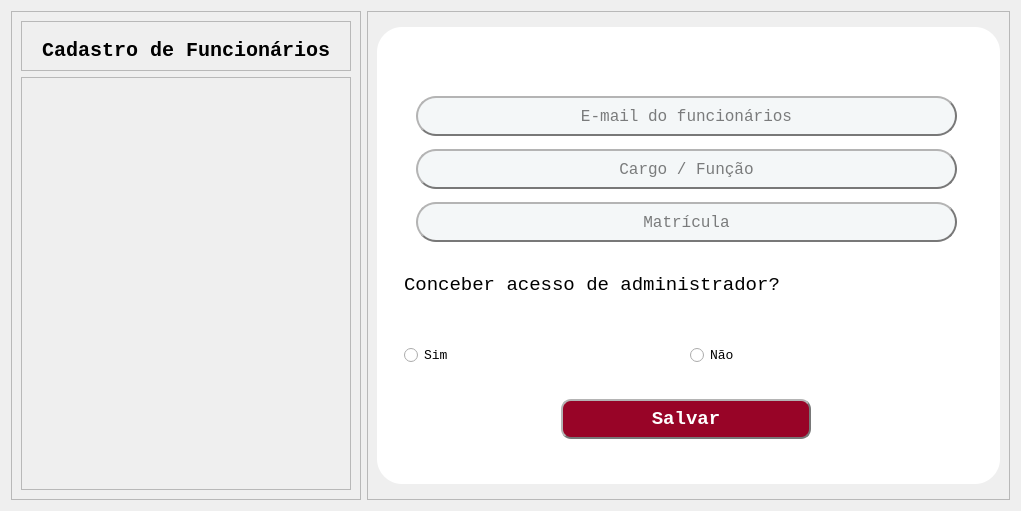
      <widget class="QWidget" name="funcionarios_cad_pg">
       <layout class="QHBoxLayout" name="horizontalLayout_25">
        <item>
         <widget class="QFrame" name="frame_45">
          <property name="minimumSize">
           <size>
            <width>350</width>
            <height>0</height>
           </size>
          </property>
          <property name="frameShape">
           <enum>QFrame::StyledPanel</enum>
          </property>
          <property name="frameShadow">
           <enum>QFrame::Raised</enum>
          </property>
          <layout class="QVBoxLayout" name="verticalLayout_58">
           <item>
            <widget class="QFrame" name="data_change_txt_grid_3">
             <property name="maximumSize">
              <size>
               <width>16777215</width>
               <height>50</height>
              </size>
             </property>
             <property name="frameShape">
              <enum>QFrame::StyledPanel</enum>
             </property>
             <property name="frameShadow">
              <enum>QFrame::Raised</enum>
             </property>
             <layout class="QVBoxLayout" name="verticalLayout_59">
              <property name="leftMargin">
               <number>20</number>
              </property>
              <property name="bottomMargin">
               <number>0</number>
              </property>
              <item>
               <widget class="QLabel" name="meus_dados_text2_3">
                <property name="font">
                 <font>
                  <family>Lucida Console</family>
                  <pointsize>15</pointsize>
                  <weight>75</weight>
                  <bold>true</bold>
                 </font>
                </property>
                <property name="text">
                 <string>Cadastro de Funcionários</string>
                </property>
               </widget>
              </item>
             </layout>
            </widget>
           </item>
           <item>
            <widget class="QFrame" name="data_chance_icon_grid_3">
             <property name="frameShape">
              <enum>QFrame::StyledPanel</enum>
             </property>
             <property name="frameShadow">
              <enum>QFrame::Raised</enum>
             </property>
             <layout class="QVBoxLayout" name="verticalLayout_60">
              <item>
               <widget class="QLabel" name="user_icon2_3">
                <property name="maximumSize">
                 <size>
                  <width>250</width>
                  <height>250</height>
                 </size>
                </property>
                <property name="text">
                 <string/>
                </property>
                <property name="pixmap">
                 <pixmap resource="icons.qrc">:/icons/telas e icons/icons/Bianca/Icones e Imagens/IconeFotoFuncionarioAmpliada.svg</pixmap>
                </property>
                <property name="scaledContents">
                 <bool>true</bool>
                </property>
                <property name="alignment">
                 <set>Qt::AlignCenter</set>
                </property>
               </widget>
              </item>
             </layout>
            </widget>
           </item>
          </layout>
         </widget>
        </item>
        <item>
         <widget class="QFrame" name="frame_46">
          <property name="frameShape">
           <enum>QFrame::StyledPanel</enum>
          </property>
          <property name="frameShadow">
           <enum>QFrame::Raised</enum>
          </property>
          <layout class="QVBoxLayout" name="verticalLayout_61">
           <item>
            <widget class="QFrame" name="superior_adequar_4">
             <property name="maximumSize">
              <size>
               <width>16777215</width>
               <height>50</height>
              </size>
             </property>
             <property name="frameShape">
              <enum>QFrame::StyledPanel</enum>
             </property>
             <property name="frameShadow">
              <enum>QFrame::Raised</enum>
             </property>
            </widget>
           </item>
           <item alignment="Qt::AlignVCenter">
            <widget class="QFrame" name="frame_47">
             <property name="minimumSize">
              <size>
               <width>623</width>
               <height>457</height>
              </size>
             </property>
             <property name="maximumSize">
              <size>
               <width>623</width>
               <height>457</height>
              </size>
             </property>
             <property name="styleSheet">
              <string notr="true">background-color: rgb(255, 255, 255);
border-radius: 25px;
border-style: outset;
</string>
             </property>
             <property name="frameShape">
              <enum>QFrame::StyledPanel</enum>
             </property>
             <property name="frameShadow">
              <enum>QFrame::Raised</enum>
             </property>
             <layout class="QVBoxLayout" name="verticalLayout_62">
              <item>
               <widget class="QFrame" name="frame_48">
                <property name="sizePolicy">
                 <sizepolicy hsizetype="Preferred" vsizetype="Preferred">
                  <horstretch>0</horstretch>
                  <verstretch>0</verstretch>
                 </sizepolicy>
                </property>
                <property name="minimumSize">
                 <size>
                  <width>601</width>
                  <height>30</height>
                 </size>
                </property>
                <property name="maximumSize">
                 <size>
                  <width>601</width>
                  <height>30</height>
                 </size>
                </property>
                <property name="frameShape">
                 <enum>QFrame::StyledPanel</enum>
                </property>
                <property name="frameShadow">
                 <enum>QFrame::Raised</enum>
                </property>
                <layout class="QVBoxLayout" name="verticalLayout_63">
                 <property name="spacing">
                  <number>10</number>
                 </property>
                 <property name="leftMargin">
                  <number>30</number>
                 </property>
                 <property name="topMargin">
                  <number>0</number>
                 </property>
                 <property name="rightMargin">
                  <number>30</number>
                 </property>
                 <property name="bottomMargin">
                  <number>0</number>
                 </property>
                </layout>
               </widget>
              </item>
              <item>
               <widget class="QFrame" name="frame_52">
                <property name="minimumSize">
                 <size>
                  <width>601</width>
                  <height>155</height>
                 </size>
                </property>
                <property name="maximumSize">
                 <size>
                  <width>601</width>
                  <height>125</height>
                 </size>
                </property>
                <property name="frameShape">
                 <enum>QFrame::StyledPanel</enum>
                </property>
                <property name="frameShadow">
                 <enum>QFrame::Raised</enum>
                </property>
                <layout class="QVBoxLayout" name="verticalLayout_66">
                 <property name="spacing">
                  <number>10</number>
                 </property>
                 <property name="leftMargin">
                  <number>30</number>
                 </property>
                 <property name="topMargin">
                  <number>0</number>
                 </property>
                 <property name="rightMargin">
                  <number>30</number>
                 </property>
                 <property name="bottomMargin">
                  <number>0</number>
                 </property>
                 <item>
                  <widget class="QLineEdit" name="email_funcionario_edt">
                   <property name="minimumSize">
                    <size>
                     <width>0</width>
                     <height>40</height>
                    </size>
                   </property>
                   <property name="font">
                    <font>
                     <family>Lucida Console</family>
                     <pointsize>12</pointsize>
                     <weight>50</weight>
                     <bold>false</bold>
                    </font>
                   </property>
                   <property name="styleSheet">
                    <string notr="true">background-color: rgb(244, 247, 248);
border-radius: 20px;
border-style: outset;
border-width: 2px;
border-color: rgb(120, 120, 120);</string>
                   </property>
                   <property name="alignment">
                    <set>Qt::AlignCenter</set>
                   </property>
                   <property name="placeholderText">
                    <string>E-mail do funcionários</string>
                   </property>
                  </widget>
                 </item>
                 <item>
                  <widget class="QLineEdit" name="cargo_edt">
                   <property name="minimumSize">
                    <size>
                     <width>0</width>
                     <height>40</height>
                    </size>
                   </property>
                   <property name="font">
                    <font>
                     <family>Lucida Console</family>
                     <pointsize>12</pointsize>
                    </font>
                   </property>
                   <property name="styleSheet">
                    <string notr="true">background-color: rgb(244, 247, 248);
border-radius: 20px;
border-style: outset;
border-width: 2px;
border-color: rgb(120, 120, 120);</string>
                   </property>
                   <property name="echoMode">
                    <enum>QLineEdit::Normal</enum>
                   </property>
                   <property name="alignment">
                    <set>Qt::AlignCenter</set>
                   </property>
                   <property name="placeholderText">
                    <string>Cargo / Função</string>
                   </property>
                  </widget>
                 </item>
                 <item>
                  <widget class="QLineEdit" name="matricula_edt">
                   <property name="minimumSize">
                    <size>
                     <width>0</width>
                     <height>40</height>
                    </size>
                   </property>
                   <property name="font">
                    <font>
                     <family>Lucida Console</family>
                     <pointsize>12</pointsize>
                    </font>
                   </property>
                   <property name="styleSheet">
                    <string notr="true">background-color: rgb(244, 247, 248);
border-radius: 20px;
border-style: outset;
border-width: 2px;
border-color: rgb(120, 120, 120);</string>
                   </property>
                   <property name="echoMode">
                    <enum>QLineEdit::Normal</enum>
                   </property>
                   <property name="alignment">
                    <set>Qt::AlignCenter</set>
                   </property>
                   <property name="placeholderText">
                    <string>Matrícula</string>
                   </property>
                  </widget>
                 </item>
                </layout>
               </widget>
              </item>
              <item>
               <widget class="QFrame" name="frame_49">
                <property name="sizePolicy">
                 <sizepolicy hsizetype="Preferred" vsizetype="Expanding">
                  <horstretch>0</horstretch>
                  <verstretch>0</verstretch>
                 </sizepolicy>
                </property>
                <property name="minimumSize">
                 <size>
                  <width>601</width>
                  <height>125</height>
                 </size>
                </property>
                <property name="maximumSize">
                 <size>
                  <width>601</width>
                  <height>97</height>
                 </size>
                </property>
                <property name="frameShape">
                 <enum>QFrame::StyledPanel</enum>
                </property>
                <property name="frameShadow">
                 <enum>QFrame::Raised</enum>
                </property>
                <layout class="QVBoxLayout" name="verticalLayout_67">
                 <item alignment="Qt::AlignTop">
                  <widget class="QFrame" name="frame_50">
                   <property name="font">
                    <font>
                     <pointsize>5</pointsize>
                    </font>
                   </property>
                   <property name="frameShape">
                    <enum>QFrame::StyledPanel</enum>
                   </property>
                   <property name="frameShadow">
                    <enum>QFrame::Raised</enum>
                   </property>
                   <layout class="QVBoxLayout" name="verticalLayout_64">
                    <item alignment="Qt::AlignLeft">
                     <widget class="QLabel" name="label_22">
                      <property name="font">
                       <font>
                        <family>Lucida Console</family>
                        <pointsize>14</pointsize>
                       </font>
                      </property>
                      <property name="text">
                       <string>Conceber acesso de administrador?</string>
                      </property>
                     </widget>
                    </item>
                   </layout>
                  </widget>
                 </item>
                 <item alignment="Qt::AlignBottom">
                  <widget class="QFrame" name="frame_51">
                   <property name="frameShape">
                    <enum>QFrame::StyledPanel</enum>
                   </property>
                   <property name="frameShadow">
                    <enum>QFrame::Raised</enum>
                   </property>
                   <layout class="QHBoxLayout" name="horizontalLayout_23">
                    <item alignment="Qt::AlignLeft">
                     <widget class="QRadioButton" name="confirm_sim">
                      <property name="font">
                       <font>
                        <family>Lucida Console</family>
                        <pointsize>10</pointsize>
                       </font>
                      </property>
                      <property name="text">
                       <string>Sim</string>
                      </property>
                     </widget>
                    </item>
                    <item alignment="Qt::AlignLeft">
                     <widget class="QRadioButton" name="confirm_nao">
                      <property name="font">
                       <font>
                        <family>Lucida Console</family>
                        <pointsize>10</pointsize>
                       </font>
                      </property>
                      <property name="text">
                       <string>Não</string>
                      </property>
                     </widget>
                    </item>
                   </layout>
                  </widget>
                 </item>
                </layout>
               </widget>
              </item>
              <item>
               <widget class="QFrame" name="frame_53">
                <property name="minimumSize">
                 <size>
                  <width>601</width>
                  <height>96</height>
                 </size>
                </property>
                <property name="maximumSize">
                 <size>
                  <width>601</width>
                  <height>96</height>
                 </size>
                </property>
                <property name="frameShape">
                 <enum>QFrame::StyledPanel</enum>
                </property>
                <property name="frameShadow">
                 <enum>QFrame::Raised</enum>
                </property>
                <layout class="QHBoxLayout" name="horizontalLayout_24">
                 <property name="spacing">
                  <number>0</number>
                 </property>
                 <property name="leftMargin">
                  <number>120</number>
                 </property>
                 <property name="topMargin">
                  <number>0</number>
                 </property>
                 <property name="rightMargin">
                  <number>120</number>
                 </property>
                 <property name="bottomMargin">
                  <number>10</number>
                 </property>
                 <item>
                  <widget class="QPushButton" name="funcionario_cad_btn">
                   <property name="minimumSize">
                    <size>
                     <width>0</width>
                     <height>40</height>
                    </size>
                   </property>
                   <property name="maximumSize">
                    <size>
                     <width>250</width>
                     <height>40</height>
                    </size>
                   </property>
                   <property name="font">
                    <font>
                     <family>Lucida Console</family>
                     <pointsize>14</pointsize>
                     <weight>75</weight>
                     <bold>true</bold>
                    </font>
                   </property>
                   <property name="cursor">
                    <cursorShape>PointingHandCursor</cursorShape>
                   </property>
                   <property name="styleSheet">
                    <string notr="true">background-color: rgb(152, 4, 39);
color: rgb(255, 255, 255);
border-radius: 10px;
border-style: outset;
border-width: 2px;
border-color: rgb(120, 120, 120);</string>
                   </property>
                   <property name="text">
                    <string>Salvar</string>
                   </property>
                  </widget>
                 </item>
                </layout>
               </widget>
              </item>
             </layout>
            </widget>
           </item>
           <item>
            <widget class="QFrame" name="inferior_adequar_3">
             <property name="maximumSize">
              <size>
               <width>16777215</width>
               <height>50</height>
              </size>
             </property>
             <property name="frameShape">
              <enum>QFrame::StyledPanel</enum>
             </property>
             <property name="frameShadow">
              <enum>QFrame::Raised</enum>
             </property>
            </widget>
           </item>
          </layout>
         </widget>
        </item>
       </layout>
      </widget>
